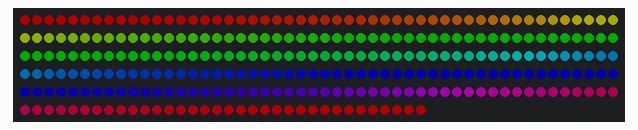
A sketch run on a simulated Arduino Uno, built with avr-gcc and run on an emulated ATmega328P. On the bench: 284 RGB LEDs in strip order, left to right, continuing on the next row. Dim RGB values are drawn brighter than linear; the strip is taken to match the declared colour order.

Above: at 0.6 s.
At 5.27 s:
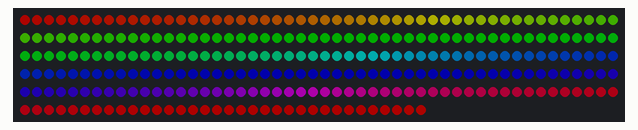
At 10.34 s:
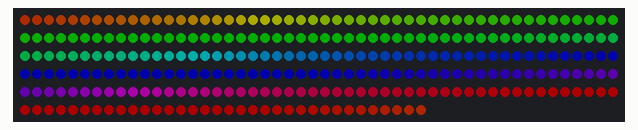
At 20.08 s:
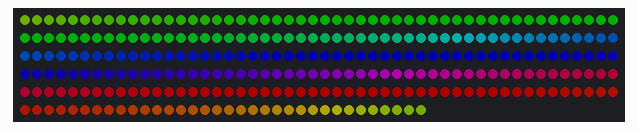
At 29.81 s:
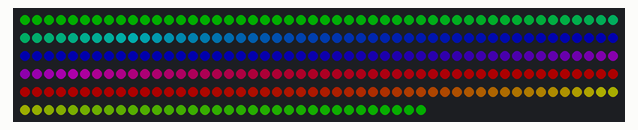
At 39.55 s:
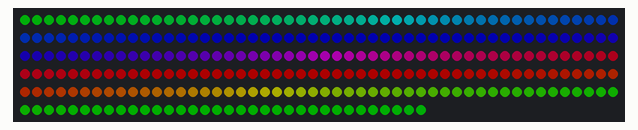

The sketch:

lights_only_main.ino
```cpp
#include <Adafruit_NeoPixel.h>

#define LED_PIN    6
#define LED_COUNT 284

Adafruit_NeoPixel strip(LED_COUNT, LED_PIN, NEO_RGBW + NEO_KHZ400);

void setup() {
  strip.begin();
  strip.show();
  strip.setBrightness(50);
}

void loop() {
  rainbow(10);
}

void rainbow(int wait) {
  for(long firstPixelHue = 0; firstPixelHue < 5*65536; firstPixelHue += 256) {
    strip.rainbow(firstPixelHue);
    strip.show();
    delay(wait);
  }
}
```
